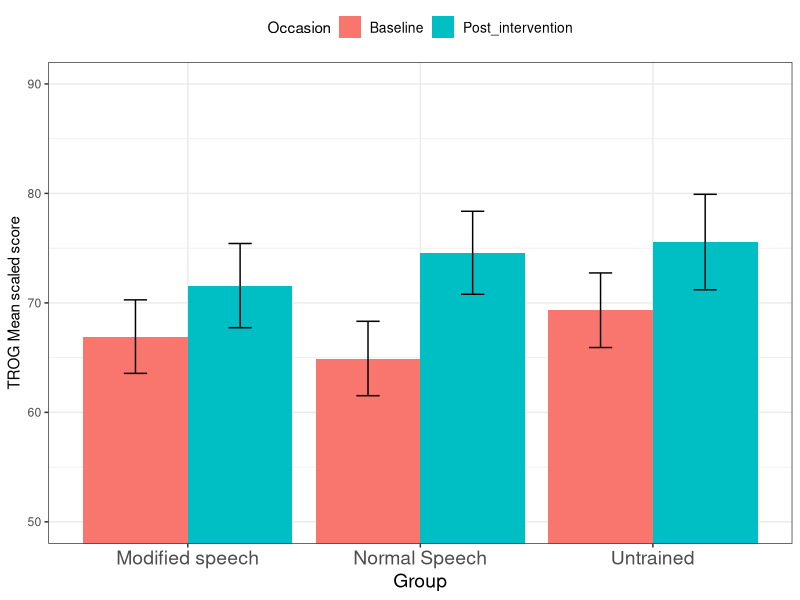
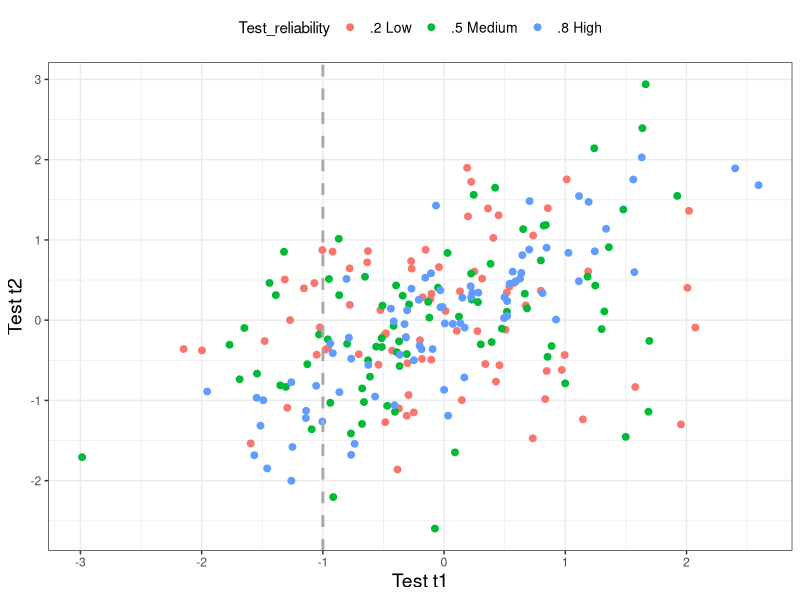

These charts were generated, in order, by the following R code:
## ---- chunk 1
list_of_packages<-c("tidyverse","kableExtra","knitr")
new.packages <- list_of_packages[!(list_of_packages %in% installed.packages()[,"Package"])]
if(length(new.packages))install.packages(new.packages,dependencies = TRUE)

library(tidyverse)
library(kableExtra)
library(knitr)
## ---- chunk 2
require(reshape2)
# Data for means and SD from the article, time 1 and time 2 TROG
# First block, commented out, includes data from 'dropout' cases - originally plotted these as well
# time1<- c(64.92,11.77,66.92,11.63,69.33,10.22,55,0.001)
# time2 <- c(74.58,	13.13,	71.58,	13.32,	75.56,	13.08,	64.33,	8.08)
# group <- c('1. Speech','2. Modified speech','3. Untrained','Drop-out')
# myN <- c(12, 12,9, 3)
time1<- c(64.92,11.77,66.92,11.63,69.33,10.22)
time2 <- c(74.58,	13.13,	71.58,	13.32,	75.56,	13.08)
Group <- c('Normal Speech','Modified speech','Untrained')
myN <- c(12, 12,9)
Baseline<-time1[c(1,3,5)]
Post_intervention<-time2[c(1,3,5)]
pretestSE<-time1[c(2,4,6)]/sqrt(myN)
posttestSE <- time2[c(2,4,6)]/sqrt(myN)


df1 <- data.frame(Baseline, Post_intervention,Group)
dfse <-data.frame(pretestSE,posttestSE,Group)
df2 <- melt(df1, id.vars='Group')
df2se <-melt(dfse,id.vars='Group')
df2<-cbind(df2,df2se$value)
colnames(df2)[2:4]<-c('Occasion','TROG_Mean_scaled_score','se')
head(df2)

p <- ggplot(df2, aes(x=Group, y=TROG_Mean_scaled_score, fill=Occasion)) +
    geom_bar(stat='identity', position='dodge')+
  geom_errorbar(aes(ymin=TROG_Mean_scaled_score-se, ymax=TROG_Mean_scaled_score+se), width=.2,position=position_dodge(.9))+ylab('TROG Mean scaled score') 

p + coord_cartesian(ylim = c(50, 90)) +theme_bw()+ theme(axis.title.x = element_text(size=14), axis.text.x = element_text(size=14), legend.position = 'top',legend.text = element_text(size=10))

#Figure will need tidying up a bit! Would like bigger x axis label and underscores removed from y axis. 

## ---- chunk 3
set.seed(12)
makecordat <- function(myN,mycor) {
  #mycor correlation between time 1 and time 2. ie test-retest reliability
test_t1<-rnorm(n = myN, mean = 0, sd = 1) 
    
test_t2<-mycor*sd(test_t1)*test_t1+(sqrt(1-mycor^2))*sd(test_t1)*rnorm(length(test_t1))
thisdat <- data.frame(cbind(test_t1,test_t2))
return(thisdat)
}

myN <- 80
allcor <- c(.2,.5,.8)
reliabgroup <-c('.2 Low','.5 Medium','.8 High')
for (c in 1:length(allcor)){
  mycor <- allcor[c]
  mydat <- makecordat(myN,mycor)
  mydat$reliab <- mycor
  mydat$reliabgroup <-reliabgroup[c]
  if (c==1)
  {bigdat<-mydat}
  if (c>1)
  {bigdat<-rbind(bigdat,mydat)}
}
colnames(bigdat)<-c('T1_test','T2_test','reliability','Test_reliability')
bigdat$Test_reliability <- as.factor(bigdat$Test_reliability)
p <- ggplot(data=bigdat,aes(x=T1_test,y=T2_test))+geom_point(aes(colour=Test_reliability),size=2)+theme_bw()+theme(legend.position = "top")
p+  geom_vline(xintercept =(-1),linetype="dashed", color = "darkgrey", size=1)+ylab('Test t2')+xlab('Test t1')+ theme(axis.title.y = element_text(size=14), axis.title.x = element_text(size=14), legend.position = 'top',legend.text = element_text(size=10))

#removed regression line +geom_smooth(method='lm',formula=y~x,se=F)
lowscorers <- bigdat[bigdat$T1_test< (-1),]


mymeans<-aggregate(lowscorers[,1:2],list(lowscorers$Test_reliability),mean)
colnames(mymeans)[1]<- 'Test_reliability'
mymeans$Test_reliability <- reliabgroup
mymeans[,2:3]<-round(mymeans[,2:3],2)
